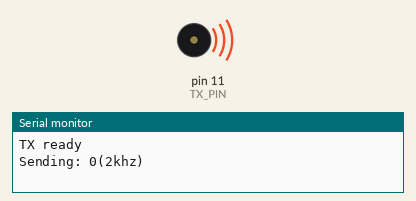
This sketch was run on a simulated Arduino Uno, built with avr-gcc and run on an emulated ATmega328P. On the bench: buzzer (waves = sounding), the last lines printed to the serial monitor.

Above: at 1.5 s.
At 6.7 s:
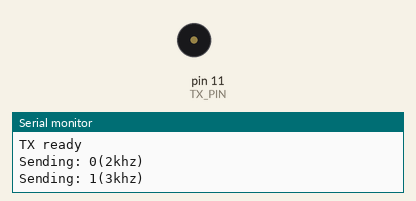
Timing chart, 0 to 9.1 s (numbered marks = the images above):
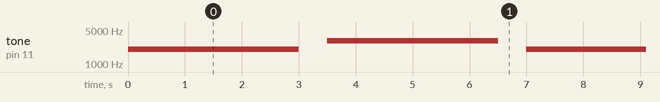

The sketch:

tx.ino
```cpp
#define TX_PIN 11
void setup() {
  // put your setup code here, to run once:
  Serial.begin(9600);
  Serial.println("TX ready");

}

void loop() {
  // put your main code here, to run repeatedly:
  Serial.println("Sending: 0(2khz)");
  tone(TX_PIN,2000);
  delay(3000);

  noTone(TX_PIN);
  delay(500);

  Serial.println("Sending: 1(3khz)");
  tone(TX_PIN,3000);
  delay(3000);

  noTone(TX_PIN);
  delay(500);

}
```

Measured:
- by itself, tone on pin 11 (TX_PIN): repeats every 7.0 s: silent 0.50 s, 3000 Hz 3.0 s, silent 0.50 s, 2000 Hz 3.0 s
